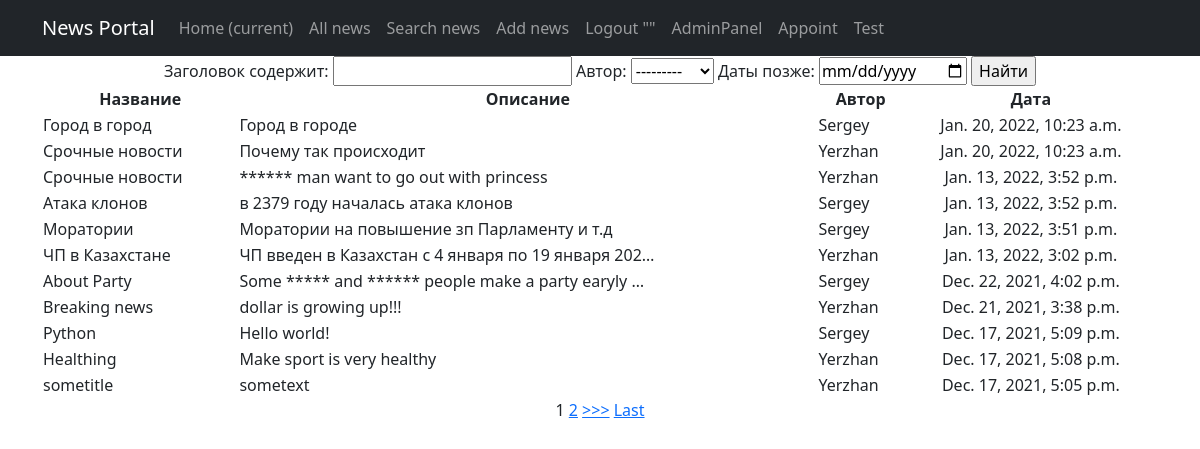
/news/search, run on the app's committed database.
### news/models.py (models this page shows, shortened)
class Post(models.Model):
    author = models.ForeignKey(Author, on_delete=models.CASCADE)
    NEWS = 'NW'
    ARTICLE = 'AR'
    CATEGORY_CHOICES = (
        (NEWS, 'Новость'),
        (ARTICLE, 'Статья'),
    )
    categoryType = models.CharField(max_length=2, choices=CATEGORY_CHOICES, default=ARTICLE)
    dateCreation = models.DateTimeField(auto_now_add=True)
    postCategory = models.ManyToManyField(Category, through='PostCategory')
    title = models.CharField(max_length=128)
    text = models.TextField()
    rating = models.SmallIntegerField(default=0)

class Author(models.Model):
    authorUser = models.OneToOneField(User, on_delete=models.CASCADE)
    ratingAuthor = models.SmallIntegerField(default=0)
    def __str__(self):
        return f'{self.authorUser.username}'

### news/views.py (the view)
# urls.py: path('search', PostSearch.as_view()),
class PostSearch(ListView):
    model = Post
    template_name = 'search.html'
    context_object_name = 'search'
    queryset = Post.objects.order_by('-dateCreation')
    paginate_by = 10
    def get_context_data(self, **kwargs):
        context = super().get_context_data(**kwargs)
        context['time_now'] = datetime.utcnow()
        context['value1'] = None
        context['filter'] = PostFilter(self.request.GET, queryset=self.get_queryset())
        return context

### news/templatetags/custom_filters.py (called while the page is built)
@register.filter(name='Censor')
def Censor(value):
    Banned_List = ['idiot', 'stupid', 'donkey', 'Stupid']
    sentence = value.split()
    for i in Banned_List:
        for words in sentence:
            if i in words:
                pos = sentence.index(words)
                sentence.remove(words)
                sentence.insert(pos, '*' * len(i))
    return " ".join(sentence)

### templates/search.html (shortened to what this page needs)
{% extends 'flatpages/default.html' %}
{% load custom_filters %}
{% block content %}
<form method="GET">
    {{ filter.form }}
    <input type="submit" value="Найти">
</form>
        <table class="col-lg-12 text-center">
            <tr>
                <td>
                    <b>Название</b>
                </td>
                <td>
                    <b>Описание</b>
                </td>
                <td>
                    <b>Автор</b>
                </td>
                <td>
                    <b>Дата</b>
                </td>
            </tr>
            {% for new in filter.qs %}
                <tr>
                    <td style="text-align: left">
                        {{ new.title | Censor }}
                    </td>
                    <td style="text-align: left">
                        {{ new.text | truncatechars:50 | Censor }}
                    </td>
                    <td style="text-align: left">
                        {{ new.author }}
                    </td>
                    <td style="text-align: center">
                        {{ new.dateCreation }}
                    </td>
                </tr>
            {% endfor %}
        </table>
{% if is_paginated %}
    {% for num in page_obj.paginator.page_range %}
        {% if page_obj.number == num %}
            <a>{{ num }}</a>
        {% elif num > page_obj.number|add:'-3' and num < page_obj.number|add:'3' %}
            <a href="?page={{ num }}">{{ num }}</a>
        {% endif %}
    {% endfor %}
    {% if page_obj.has_next %}
        <a href="?page={{ page_obj.next_page_number }}">>>></a>
        <a href="?page={{ page_obj.paginator.num_pages }}">Last</a>
    {% endif %}
{% endif %}
{% endblock content %}

### data on the page
Post: title|Censor "Город в город", text|Censor "Город в городе", author "Sergey", dateCreation "Jan. 20, 2022, 10:23 a.m."
Post: title|Censor "Срочные новости", text|Censor "Почему так происходит", author "Yerzhan", dateCreation "Jan. 20, 2022, 10:23 a.m."
Post: title|Censor "Срочные новости", text|Censor "****** man want to go out with princess", author "Yerzhan", dateCreation "Jan. 13, 2022, 3:52 p.m."
Post: title|Censor "Атака клонов", text|Censor "в 2379 году началась атака клонов", author "Sergey", dateCreation "Jan. 13, 2022, 3:52 p.m."
Post: title|Censor "Моратории", text|Censor "Моратории на повышение зп Парламенту и т.д", author "Sergey", dateCreation "Jan. 13, 2022, 3:51 p.m."
Post: title|Censor "ЧП в Казахстане", text|Censor "ЧП введен в Казахстан с 4 января по 19 января 202…", author "Yerzhan", dateCreation "Jan. 13, 2022, 3:02 p.m."
Post: title|Censor "About Party", text|Censor "Some ***** and ****** people make a party earyly …", author "Sergey", dateCreation "Dec. 22, 2021, 4:02 p.m."
Post: title|Censor "Breaking news", text|Censor "dollar is growing up!!!", author "Yerzhan", dateCreation "Dec. 21, 2021, 3:38 p.m."
Post: title|Censor "Python", text|Censor "Hello world!", author "Sergey", dateCreation "Dec. 17, 2021, 5:09 p.m."
Post: title|Censor "Healthing", text|Censor "Make sport is very healthy", author "Yerzhan", dateCreation "Dec. 17, 2021, 5:08 p.m."
Post: title|Censor "sometitle", text|Censor "sometext", author "Yerzhan", dateCreation "Dec. 17, 2021, 5:05 p.m."

### other printed values
{{ num }} "1"
{{ num }} "2"
